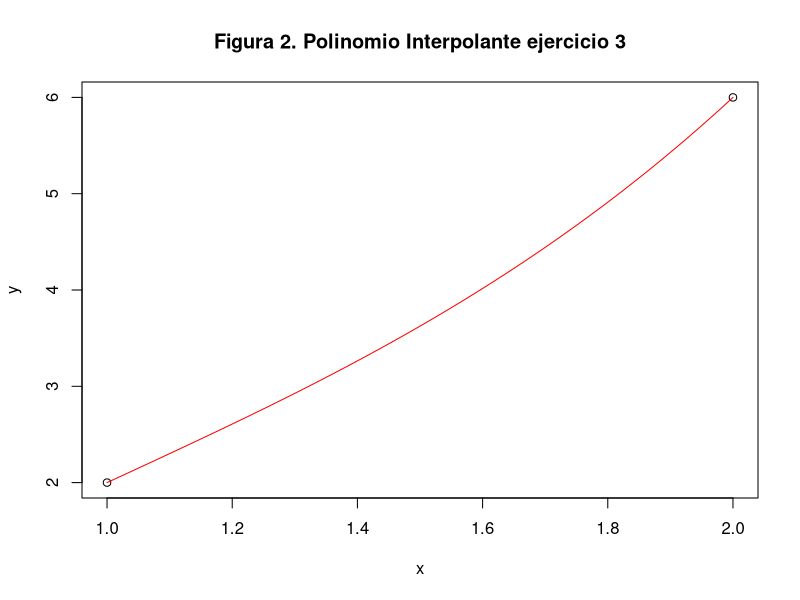

Source code (R):


x<-c(1,2) 
y<-c(2,6) 
plot(x,y,type="p", main = "Figura 2. Polinomio Interpolante ejercicio 3") 
p<-function(x) x^3-3*x^2+6*x-2 
plot(p,xlim = c(1,2),ylim = c(0,6),type="l",main = "Polinomio Interpolante",add=TRUE,col = "red")